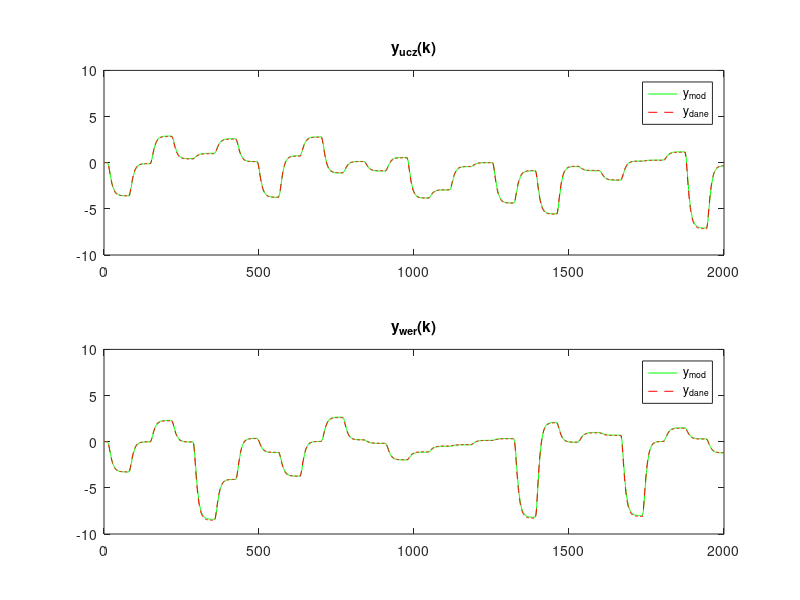
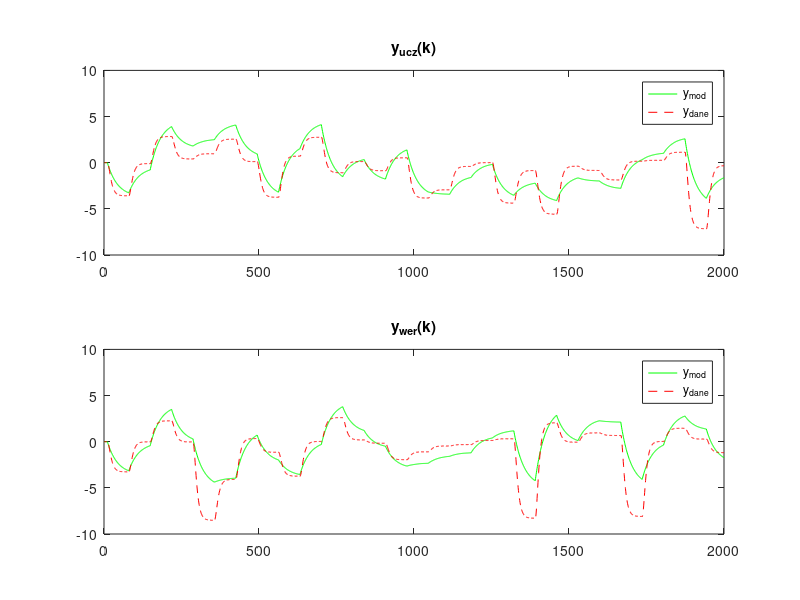
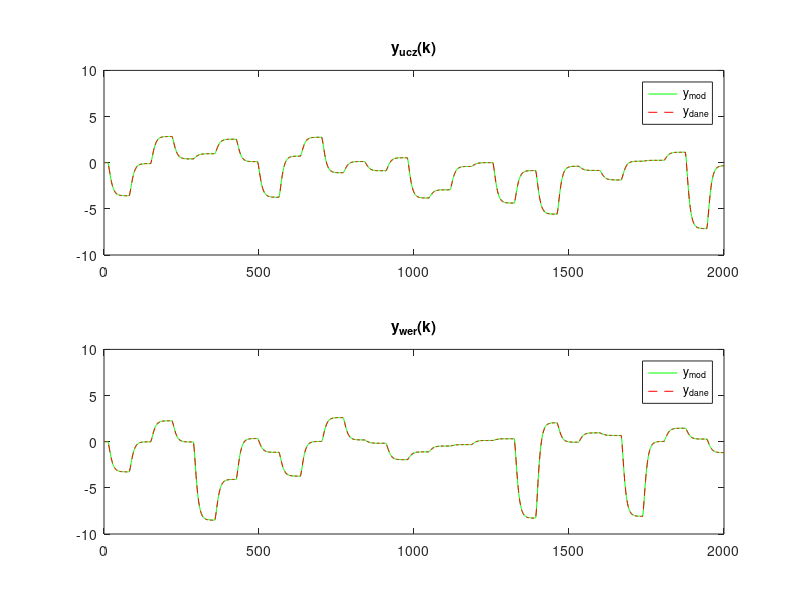
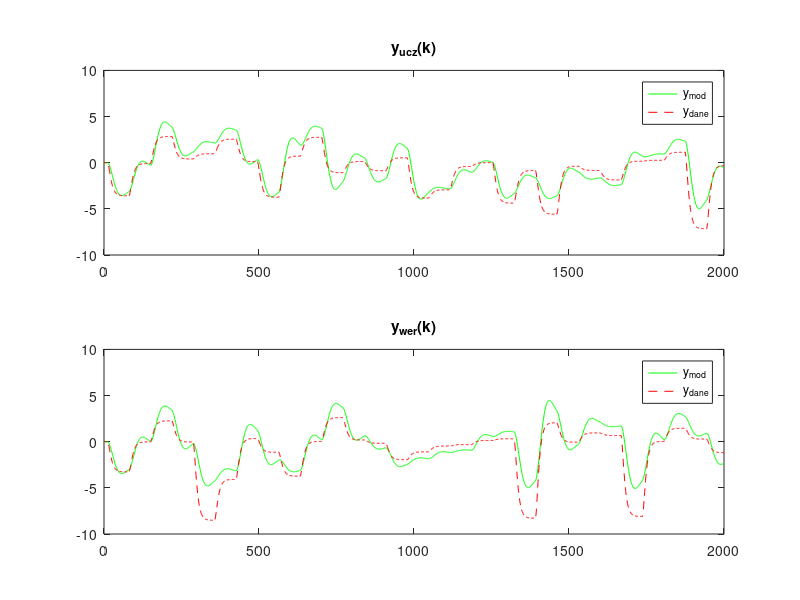

These charts were generated, in order, by the following MATLAB code:
%% inicjalizacja
clear all; 
fid = fopen('bledy_dyn','w+'); 
%% import danych
ucz = importdata('danedynucz9.txt');
u_ucz = ucz(:,1);
y_ucz = ucz(:,2);
wer = importdata('danedynwer9.txt');
u_wer = wer(:,1);
y_wer = wer(:,2);
lenght=size(wer);
P = lenght(1); %liczba próbek
kk = 1:P;
k_pocz = 5; % chwila, od której rozpoczynamy identyfikacje

%% Modele o różnych stopniach wielomianu
for s=1:4
    D = s; 
    for t=1:1
        N = t; 
        ymod_ucz = zeros(P,1);
        ymod_wer = zeros(P,1);
        Y = y_ucz(k_pocz:P);
        ymod_ucz(1:k_pocz) = y_ucz(1:k_pocz);
        ymod_wer(1:k_pocz) = y_wer(1:k_pocz);
        
        %uczenie modelu
        c=1;
        for i=1:D         
            for j=1:N
                Mu(:,c)= u_ucz(k_pocz-i:P-i).^j;
                My(:,c)=y_ucz(k_pocz-i:P-i).^j;
                c=c+1;
            end
        end
        M = [Mu My]; 
        w=M\Y;

        %sprawdzenie modelu bez rekurencji
        c=1;
        for  i=1:D        
            for j=1:N
                mb_wer_u(:,c)=u_wer(k_pocz-i:P-i).^j;
                mb_wer_y(:,c)=y_wer(k_pocz-i:P-i).^j;
                c=c+1;
            end
        end
        mb_wer = [mb_wer_u mb_wer_y]; 
        ymod_ucz(k_pocz:P)=M*w;
        ymod_wer(k_pocz:P)=mb_wer*w;
                
        h = figure;
        set(h,'units','points','position',[10,10,1000,800]);
        subplot(2,1,1)
        plot(kk,ymod_ucz,'g')
        hold on
        ylim([-10 10])
        plot(kk,y_ucz,'r--')
        ylim([-10 10])
        legend('y_{mod}','y_{dane}');
        title('y_{ucz}(k)');
        subplot(2,1,2);
        plot(kk,ymod_wer,'g')
        ylim([-10 10])
        hold on
        plot(kk,y_wer,'r--')
        ylim([-10 10])
        legend('y_{mod}','y_{dane}');
        title('y_{wer}(k)');
        name =  ['dane_dyn_mod_brek_D_' num2str(D) 'N_' num2str(N) '.png'];
        saveas(h,name,'png');
        
        E_ucz = (ymod_ucz-y_ucz)'*(ymod_ucz-y_ucz);
        E_wer = (ymod_wer-y_wer)'*(ymod_wer-y_wer); 

        fprintf(fid,'dane_ucz_brek_D=%d_N=%d, %d \n',D,N,E_ucz);
        fprintf(fid,'dane_wer_brek_D=%d_N=%d, %d \n',D,N,E_wer);

        %sprawdzanie modelu z rekurencja
        
        ymod_ucz = zeros(P-D,1);
        ymod_wer = zeros(P-D,1);
        ymod_ucz(1:D) = u_ucz(1:D);
        ymod_wer(1:D) = y_wer(1:D);

        past_ucz = zeros(D,1);
        past_wer = zeros(D,1);
        for k=D+1:P
            c=1;
            for i=1:D
                for j=1:N
                    m_ucz_u(1,c)= u_ucz(k-i)^j;
                    m_ucz_y(1,c)=past_ucz(i)^j;
                    m_wer_u(1,c)= u_wer(k-i)^j;
                    m_wer_y(1,c)=past_wer(i)^j;
                    c=c+1;
                end
            end
            m_ucz = [m_ucz_u m_ucz_y];
            m_wer = [m_wer_u m_wer_y]; 
            ymod_ucz(k)=m_ucz*w;
            ymod_wer(k)=m_wer*w;
            past_ucz = [ymod_ucz(k);past_ucz((1:numel(past_ucz)-1))];
            past_wer = [ymod_wer(k);past_wer((1:numel(past_wer)-1))];
        end
        
                h = figure;
        set(h,'units','points','position',[10,10,1000,800]);
        subplot(2,1,1)
        plot(kk,ymod_ucz,'g')
        hold on
        ylim([-10 10])
        plot(kk,y_ucz,'r--')
        ylim([-10 10])
        legend('y_{mod}','y_{dane}');
        title('y_{ucz}(k)');
        subplot(2,1,2);
        plot(kk,ymod_wer,'g')
        ylim([-10 10])
        hold on
        plot(kk,y_wer,'r--')
        ylim([-10 10])
        legend('y_{mod}','y_{dane}');
        title('y_{wer}(k)');
        name =  ['dane_dyn_mod_rek_D_' num2str(D) 'N_' num2str(N) '.png'];
        saveas(h,name,'png');
        
        E_ucz = (ymod_ucz-y_ucz)'*(ymod_ucz-y_ucz);
        E_wer = (ymod_wer-y_wer)'*(ymod_wer-y_wer); 

        fprintf(fid,'dane_ucz_rek_D=%d_N=%d, %d \n',D,N,E_ucz);
        fprintf(fid,'dane_wer_rek_D=%d_N=%d, %d \n',D,N,E_wer);
    end
end


fclose(fid);